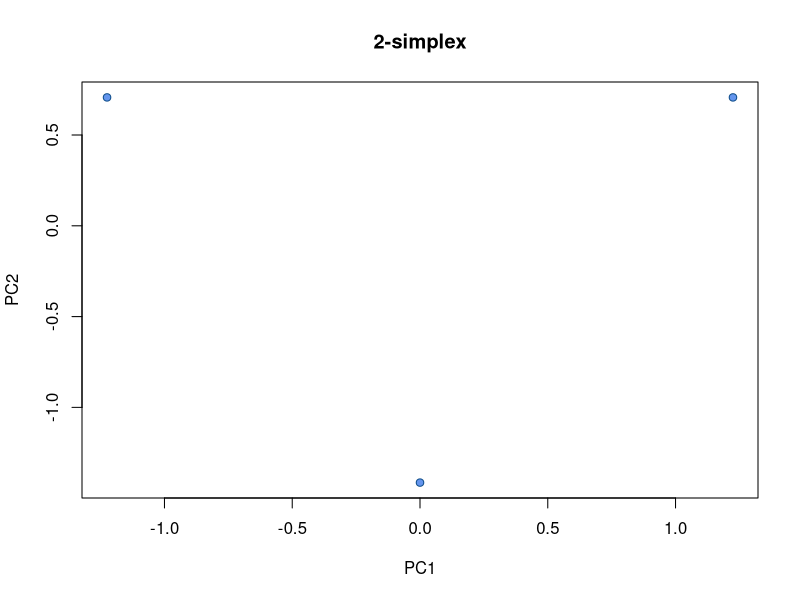
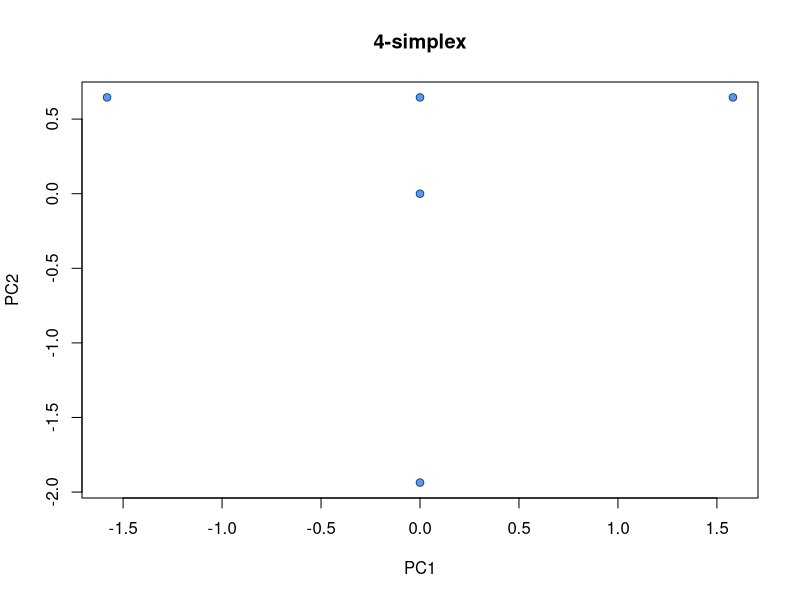
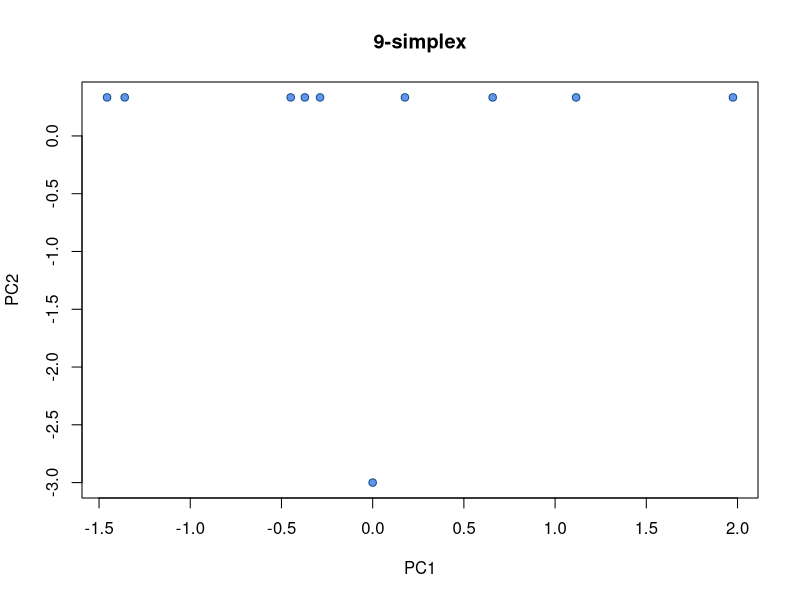
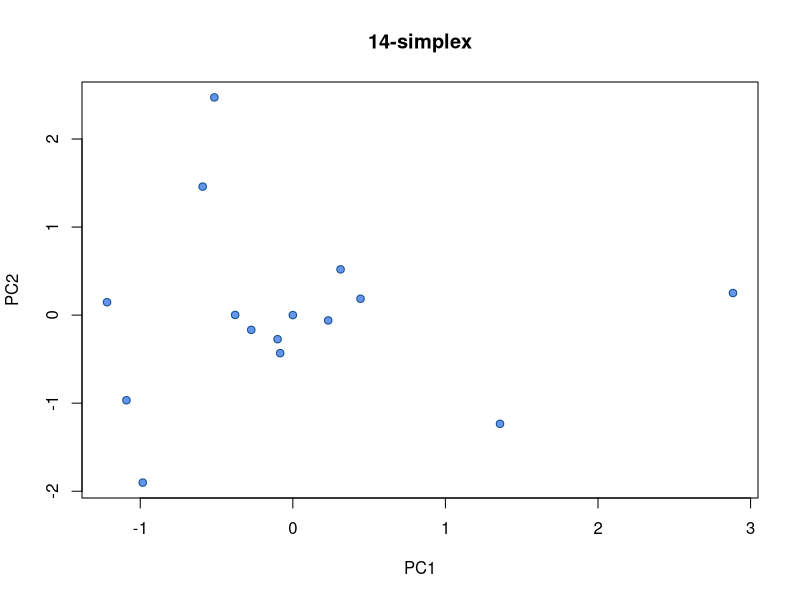
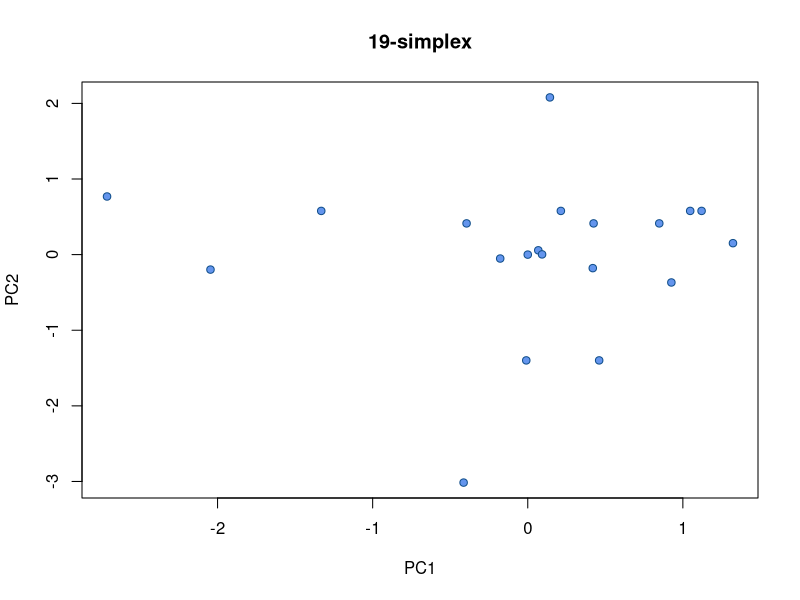
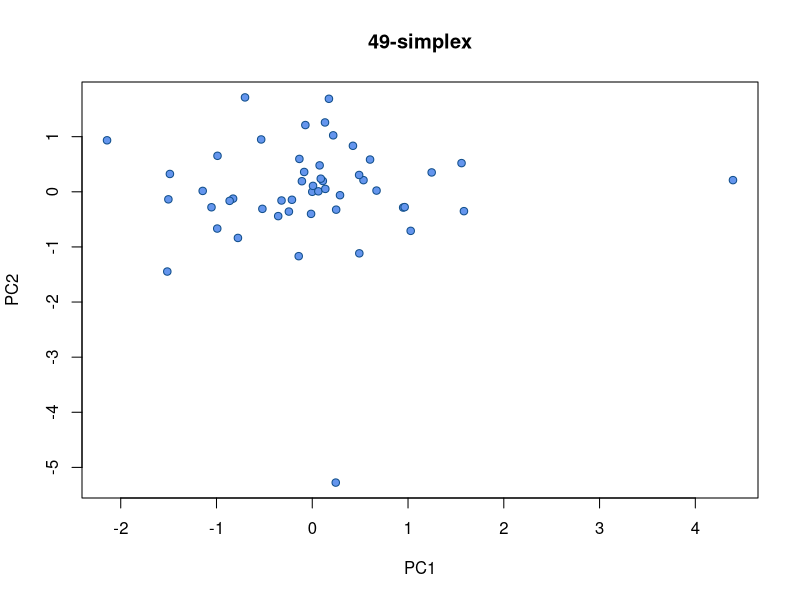

Source code (R) for these figures, in order:
pdf("~/Desktop/2simplex.pdf", width = 4, height = 4)
m <- diag(3); m<-scale(m,center=TRUE); p<-prcomp(m);

plot(p$x[,1],p$x[,2],pch=21,bg='cornflowerblue',col='dodgerblue4',xlab = "PC1", ylab = "PC2")
title(main = "2-simplex")
dev.off()

pdf("~/Desktop/4simplex.pdf", width = 4, height = 4)
m <- diag(5); m<-scale(m,center=TRUE); p<-prcomp(m);

plot(p$x[,1],p$x[,2],pch=21,bg='cornflowerblue',col='dodgerblue4',xlab = "PC1", ylab = "PC2")
title(main = "4-simplex")
dev.off()

pdf("~/Desktop/9simplex.pdf", width = 4, height = 4)
m <- diag(10); m<-scale(m,center=TRUE); p<-prcomp(m);

plot(p$x[,1],p$x[,2],pch=21,bg='cornflowerblue',col='dodgerblue4',xlab = "PC1", ylab = "PC2")
title(main = "9-simplex")
dev.off()

pdf("~/Desktop/14simplex.pdf", width = 4, height = 4)
m <- diag(15); m<-scale(m,center=TRUE); p<-prcomp(m);

plot(p$x[,1],p$x[,2],pch=21,bg='cornflowerblue',col='dodgerblue4',xlab = "PC1", ylab = "PC2")
title(main = "14-simplex")
dev.off()

pdf("~/Desktop/19simplex.pdf", width = 4, height = 4)
m <- diag(20); m<-scale(m,center=TRUE); p<-prcomp(m);

plot(p$x[,1],p$x[,2],pch=21,bg='cornflowerblue',col='dodgerblue4',xlab = "PC1", ylab = "PC2")
title(main = "19-simplex")
dev.off()

pdf("~/Desktop/49simplex.pdf", width = 4, height = 4)
m <- diag(50); m<-scale(m,center=TRUE); p<-prcomp(m);

plot(p$x[,1],p$x[,2],pch=21,bg='cornflowerblue',col='dodgerblue4',xlab = "PC1", ylab = "PC2")
title(main = "49-simplex")
dev.off()
